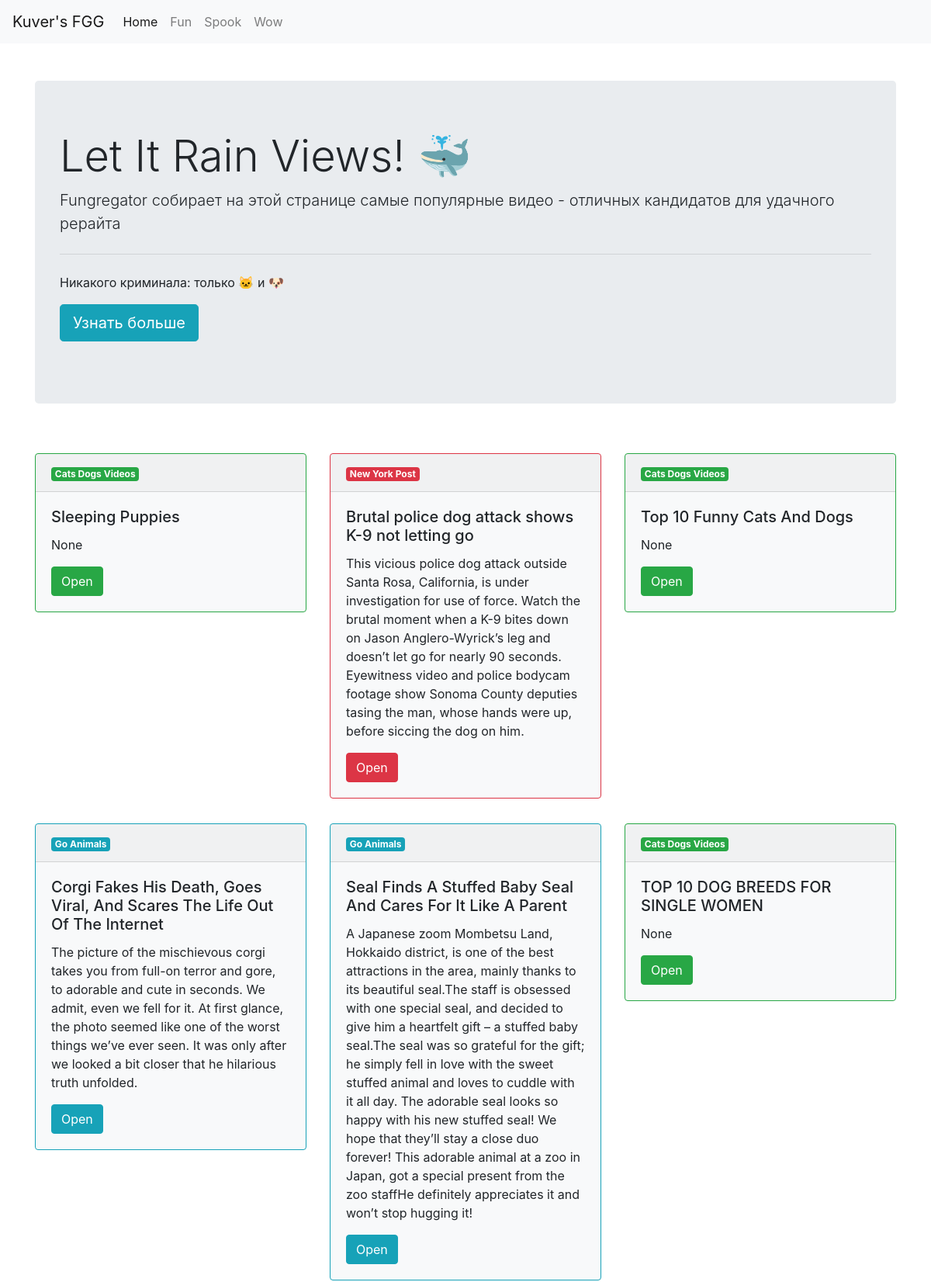
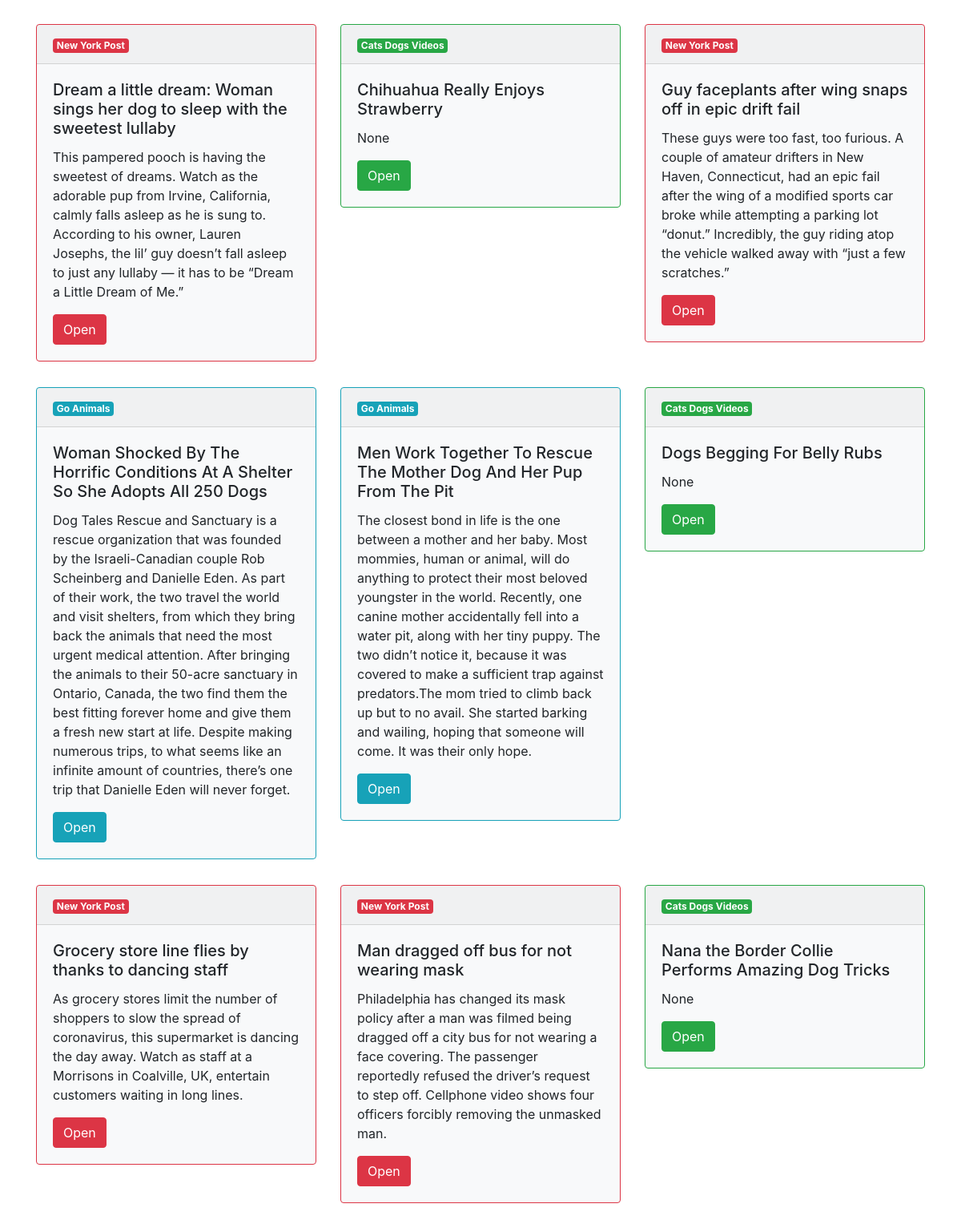
The page / (upper part) on the database its author committed (2 pictures, top to bottom).
### models/articles.py (models this page shows)
class Article(Base):
    __tablename__ = 'article'
    id = Column(Integer, primary_key=True)
    url = Column(String, unique=True)
    title = Column(String, unique=False)
    """
    SQLite does not offer
    max string length limit
    """
    caption = Column(String(150))
    source = Column(String)
    pid = Column(String)

### flask_app/run.py (the view)
@app.route("/")
def template_test():
    article_objects = ArticleModel.retrieve()
    random.shuffle(article_objects)
    return render_template('template.html', objects=article_objects)

### models/articles.py (called while the page is built)
    @staticmethod
    def retrieve(pid=None):
        if pid and pid in ArticleModel.s_names:
            return ArticleModel.session.query(Article).filter_by(pid=pid).all()
        return ArticleModel.session.query(Article).all()

### flask_app/templates/template.html (shortened to what this page needs)
<!DOCTYPE html>
<html lang="en">
<head>
    <link rel="stylesheet"
          href="https://stackpath.bootstrapcdn.com/bootstrap/4.4.1/css/bootstrap.min.css"
>
</head>
<body>
    <nav class="navbar navbar-expand-lg navbar-light bg-light">
        <a class="navbar-brand" href="#">Kuver's FGG</a>
        <div class="collapse navbar-collapse" id="navbarNav">
            <ul class="navbar-nav">
                <li class="nav-item active">
                    <a class="nav-link" href="#">Home <span class="sr-only">(current)</span></a>
                </li>
                <li class="nav-item">
                    <a class="nav-link" href="#">Fun</a>
                </li>
                <li class="nav-item">
                    <a class="nav-link" href="#">Spook</a>
                </li>
                <li class="nav-item">
                    <a class="nav-link" href="#">Wow</a>
                </li>
            </ul>
        </div>
    </nav>
    <div class="container">
        <div class="jumbotron my-5">
            <h1 class="display-4">Let It Rain Views! &#128051;</h1>
            <p class="lead">Fungregator собирает на этой странице самые популярные видео - отличных кандидатов для удачного рерайта</p>
            <hr class="my-4">
            <p>Никакого криминала: только &#128049; и &#128054;</p>
            <p class="lead">
                <a class="btn btn-info btn-lg" href="#" role="button">Узнать больше</a>
            </p>
        </div>
    </div>
    <div class="container">
        <div class="row">
            {% for obj in objects %}
            <div class="col-lg-4">
                {% if obj.source == 'New York Post' %}
                <div class="card my-3 bg-light border-danger">
                    {% elif obj.source == 'Cats Dogs Videos' %}
                    <div class="card my-3 bg-light border-success">
                        {% else %}
                        <div class="card my-3 bg-light border-info">
                            {% endif %}
                            <div class="card-header">
                                {% if obj.source == 'New York Post' %}
                                <span class="badge badge-danger">{{obj.source}}</span>
                                {% elif obj.source == 'Cats Dogs Videos' %}
                                <span class="badge badge-success">{{obj.source}}</span>
                                {% else %}
                                <span class="badge badge-info">{{obj.source}}</span>
                                {% endif %}
                            </div>
                            <div class="card-body">
                                <h5 class="card-title">{{obj.title}}</h5>
                                <p class="card-text">{{obj.caption}}</p>
                                {% if obj.source == 'New York Post' %}
                                <a href="{{obj.url}}" class="btn btn-danger">Open</a>
                                {% elif obj.source == 'Cats Dogs Videos' %}
                                <a href="{{obj.url}}" class="btn btn-success">Open</a>
                                {% else %}
                                <a href="{{obj.url}}" class="btn btn-info">Open</a>
                                {% endif %}
                            </div>
                        </div>
                    </div>
                    {% endfor %}
                </div>
            </div>
</body>
</html>

### rows shown on the page
Article: source "Cats Dogs Videos", title "Sleeping Puppies", caption "None"
Article: source "New York Post", title "Brutal police dog attack shows K-9 not letting go", caption "This vicious police dog attack outside Santa Rosa, California, is under investigation for use of force. Watch the brutal moment when a K-9 bites down on Jason Anglero-Wyrick’s leg and doesn’t let go for nearly 90 seconds. Eyewitness video and police bodycam footage show Sonoma County deputies tasing the man, whose hands were up, before siccing the dog on him."
Article: source "Cats Dogs Videos", title "Top 10 Funny Cats And Dogs", caption "None"
Article: source "Go Animals", title "Corgi Fakes His Death, Goes Viral, And Scares The Life Out Of The Internet", caption "The picture of the mischievous corgi takes you from full-on terror and gore, to adorable and cute in seconds. We admit, even we fell for it. At first glance, the photo seemed like one of the worst things we’ve ever seen. It was only after we looked a bit closer that he hilarious truth unfolded."
Article: source "Go Animals", title "Seal Finds A Stuffed Baby Seal And Cares For It Like A Parent", caption "A Japanese zoom Mombetsu Land, Hokkaido district, is one of the best attractions in the area, mainly thanks to its beautiful seal.The staff is obsessed with one special seal, and decided to give him a heartfelt gift – a stuffed baby seal.The seal was so grateful for the gift; he simply fell in love with the sweet stuffed animal and loves to cuddle with it all day. The adorable seal looks so happy with his new stuffed seal! We hope that they’ll stay a close duo forever! This adorable animal at a zoo in Japan, got a special present from the zoo staffHe definitely appreciates it and won’t stop hugging it!"
Article: source "Cats Dogs Videos", title "TOP 10 DOG BREEDS FOR SINGLE WOMEN", caption "None"
Article: source "New York Post", title "Dream a little dream: Woman sings her dog to sleep with the sweetest lullaby", caption "This pampered pooch is having the sweetest of dreams. Watch as the adorable pup from Irvine, California, calmly falls asleep as he is sung to. According to his owner, Lauren Josephs, the lil’ guy doesn’t fall asleep to just any lullaby — it has to be “Dream a Little Dream of Me.”"
Article: source "Cats Dogs Videos", title "Chihuahua Really Enjoys Strawberry", caption "None"
Article: source "New York Post", title "Guy faceplants after wing snaps off in epic drift fail", caption "These guys were too fast, too furious. A couple of amateur drifters in New Haven, Connecticut, had an epic fail after the wing of a modified sports car broke while attempting a parking lot “donut.” Incredibly, the guy riding atop the vehicle walked away with “just a few scratches.”"
Article: source "Go Animals", title "Woman Shocked By The Horrific Conditions At A Shelter So She Adopts All 250 Dogs", caption "Dog Tales Rescue and Sanctuary is a rescue organization that was founded by the Israeli-Canadian couple Rob Scheinberg and Danielle Eden. As part of their work, the two travel the world and visit shelters, from which they bring back the animals that need the most urgent medical attention. After bringing the animals to their 50-acre sanctuary in Ontario, Canada, the two find them the best fitting forever home and give them a fresh new start at life. Despite making numerous trips, to what seems like an infinite amount of countries, there’s one trip that Danielle Eden will never forget."
Article: source "Go Animals", title "Men Work Together To Rescue The Mother Dog And Her Pup From The Pit", caption "The closest bond in life is the one between a mother and her baby. Most mommies, human or animal, will do anything to protect their most beloved youngster in the world. Recently, one canine mother accidentally fell into a water pit, along with her tiny puppy. The two didn’t notice it, because it was covered to make a sufficient trap against predators.The mom tried to climb back up but to no avail. She started barking and wailing, hoping that someone will come. It was their only hope."
Article: source "Cats Dogs Videos", title "Dogs Begging For Belly Rubs", caption "None"
Article: source "New York Post", title "Grocery store line flies by thanks to dancing staff", caption "As grocery stores limit the number of shoppers to slow the spread of coronavirus, this supermarket is dancing the day away. Watch as staff at a Morrisons in Coalville, UK, entertain customers waiting in long lines."
Article: source "New York Post", title "Man dragged off bus for not wearing mask", caption "Philadelphia has changed its mask policy after a man was filmed being dragged off a city bus for not wearing a face covering. The passenger reportedly refused the driver’s request to step off. Cellphone video shows four officers forcibly removing the unmasked man."
Article: source "Cats Dogs Videos", title "Nana the Border Collie Performs Amazing Dog Tricks", caption "None"
